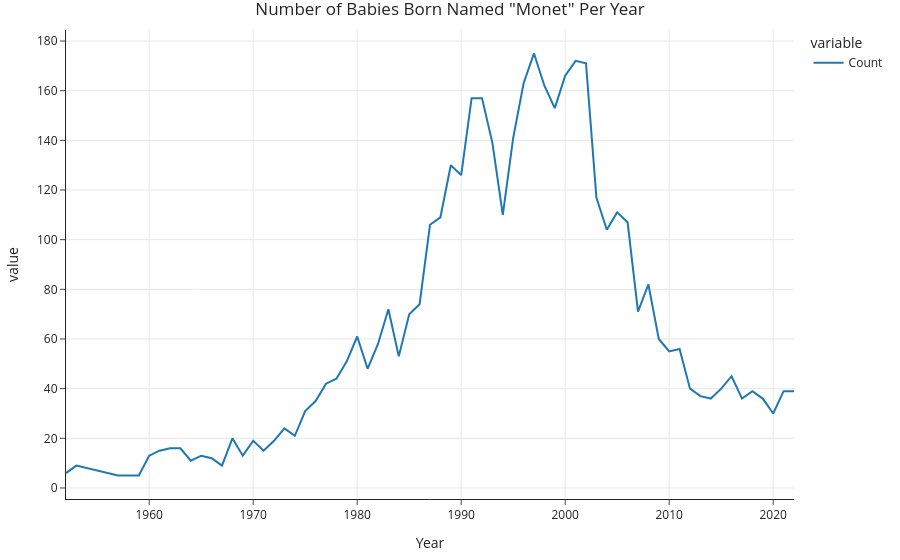

This figure's notebook cell:
### Markdown cell above
### What about other names?

### Code cell
name_graph('Monet')

### Figure 1 — Plotly figure (JSON) as saved in the notebook; plotly's stock layout.template omitted (floating-point values rounded to 4 significant figures)
{"data": [{"hovertemplate": "variable=Count<br>Year=%{x}<br>value=%{y}<extra></extra>", "legendgroup": "Count", "line": {"color": "#1F77B4", "dash": "solid"}, "marker": {"symbol": "circle"}, "mode": "lines", "name": "Count", "orientation": "v", "showlegend": true, "type": "scatter", "x": [1952, 1953, 1957, 1959, 1960, 1961, 1962, 1963, 1964, 1965, 1966, 1967, 1968, 1969, 1970, 1971, 1972, 1973, 1974, 1975, 1976, 1977, 1978, 1979, 1980, 1981, 1982, 1983, 1984, 1985, 1986, 1987, 1988, 1989, 1990, 1991, 1992, 1993, 1994, 1995, 1996, 1997, 1998, 1999, 2000, 2001, 2002, 2003, 2004, 2005, 2006, 2007, 2008, 2009, 2010, 2011, 2012, 2013, 2014, 2015, 2016, 2017, 2018, 2019, 2020, 2021, 2022], "xaxis": "x", "y": [6, 9, 5, 5, 13, 15, 16, 16, 11, 13, 12, 9, 20, 13, 19, 15, 19, 24, 21, 31, 35, 42, 44, 51, 61, 48, 58, 72, 53, 70, 74, 106, 109, 130, 126, 157, 157, 139, 110, 141, 163, 175, 162, 153, 166, 172, 171, 117, 104, 111, 107, 71, 82, 60, 55, 56, 40, 37, 36, 40, 45, 36, 39, 36, 30, 39, 39], "yaxis": "y"}], "layout": {"legend": {"title": {"text": "variable"}, "tracegroupgap": 0}, "title": {"text": "Number of Babies Born Named \"Monet\" Per Year"}, "xaxis": {"anchor": "y", "domain": [0, 1], "title": {"text": "Year"}}, "yaxis": {"anchor": "x", "domain": [0, 1], "title": {"text": "value"}}}}
